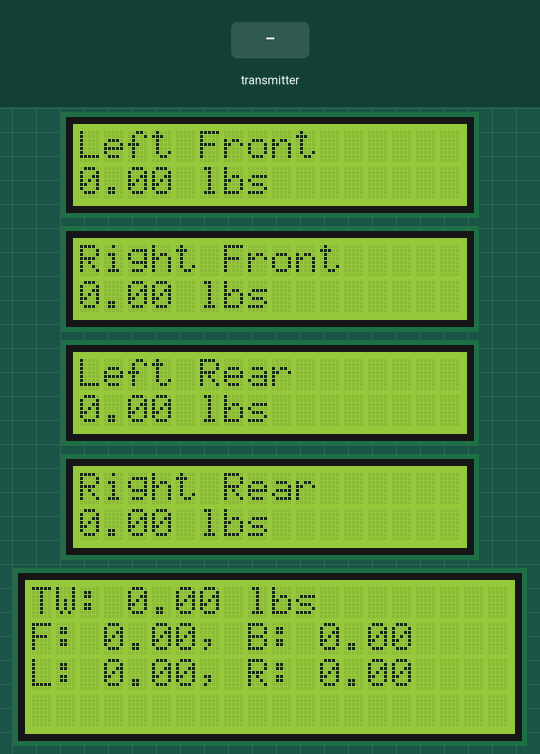
A sketch run on a simulated Arduino Uno, built with avr-gcc and run on an emulated ATmega328P. Shown: 4 × 16×2 character LCD, 20×4 character LCD. Inputs (shaded band) come from the test bench. No radio packets arrive unless stated; what the sketch prints to the serial monitor is not drawn.

Above: at 2.5 s.
2.6 s: the transmitter starts sending receivedValue = 100
At 4.4 s:
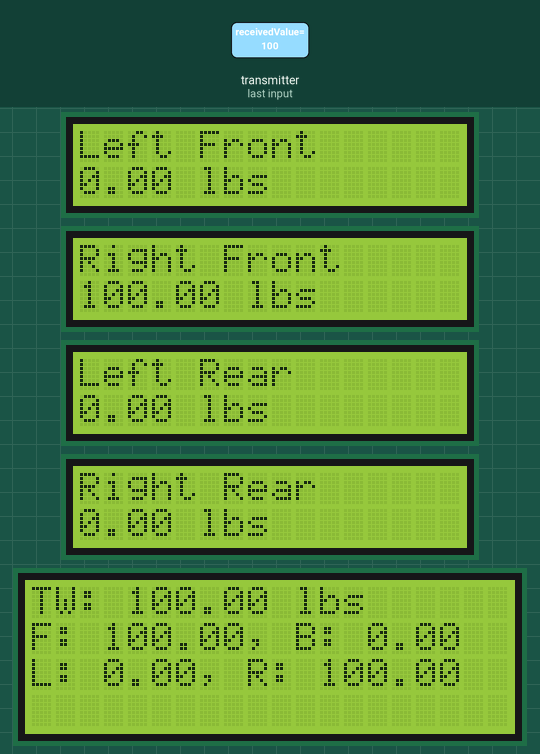
5.9 s: the transmitter starts sending receivedValue = 25
At 7.1 s:
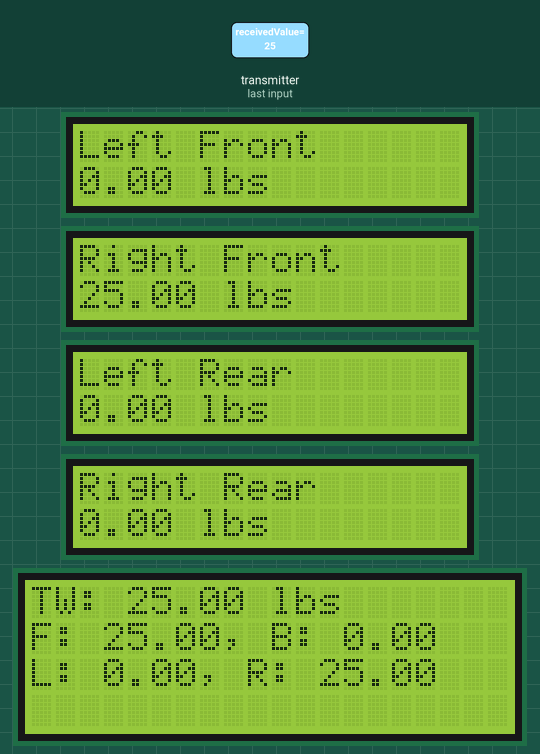
Timing chart, 0 to 8.9 s (numbered marks = the images above; inputs shaded):
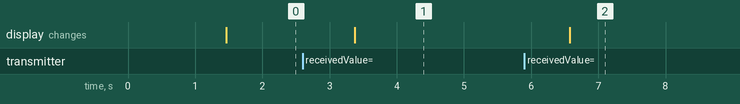

Measured:
- after the input at 2.6 s, the display: changes after 0.77 s (image 1)
- after the input at 5.9 s, the display: changes after 0.68 s (image 2)

The sketch:

main.ino
```cpp
/**
 * @file main.ino
 * @author Jeremiah Nairn
 * @ingroup main/include
 *
 * @brief This program is designed to be used with an Arduino Uno R3, and takes
 * information from 4 cornerweights, and outputs said information on 5 LCD displays.
 */


//neccesary non-project header includes
#include <Arduino.h>
#include <Wire.h>
#include <LiquidCrystal_I2C.h> //display library
#include <SPI.h>
#include <RF24.h> //radio library

//include headers
#include "src/display.h"
#include "src/reciever.h"

//declare the radio
RF24 radio(9, 10); //entered as CE pin, CSN pin

const uint64_t base = 0x4E4F444500; // "NODE\0"

//declare the addresses for the pipes
const uint64_t address1 = base | 0x01;
const uint64_t address2 = base | 0x02;
const uint64_t address3 = base | 0x03;
const uint64_t address4 = base | 0x04;

//declare weight variables
double weightLF = 0.0;
double weightRF = 0.0;
double weightLR = 0.0;
double weightRR = 0.0;

//declare the pipes
const int pipe0 = 0;
const int pipe1 = 1;
const int pipe2 = 2;
const int pipe3 = 3;

//declare the small lcd objects
smallDisplay displayLF(0x26,"Left Front",&weightLF, "lbs");
smallDisplay displayRF(0x23,"Right Front",&weightRF, "lbs");
smallDisplay displayLR(0x25,"Left Rear", &weightLR, "lbs");
smallDisplay displayRR(0x22,"Right Rear", &weightRR, "lbs");

//initialize the master display manually
LiquidCrystal_I2C masterDisplay(0x27, 20, 4);


//declare the reciever objects
reciever recieverLF(radio, pipe0, address1, weightLF, displayLF);
reciever recieverRF(radio, pipe1, address2, weightRF, displayRF);
reciever recieverLR(radio, pipe2, address3, weightLR, displayLR);
reciever recieverRR(radio, pipe3, address4, weightRR, displayRR);

//arduino setup
void setup() {
    //wait 1 second
    delay(1000);
    //set the serial and declare the scanner active
    Serial.begin(9600);
    Serial.println("Beginning setup");
    //making sure the CSN pin is configured correctly
    pinMode(10, OUTPUT);
    digitalWrite(10, HIGH);
    //setup the radio
    radio.begin();
    //check if the radio is connected
    if (!radio.isChipConnected()) {
        Serial.println("NRF24 NOT DETECTED");
        while (1);
    }
    //configure the radio
    radio.setChannel(76);
    radio.setAutoAck(true);
    radio.setRetries(5, 15); // delay, count
    radio.enableDynamicPayloads(); //allow dynamic payloads
    radio.setPALevel(RF24_PA_LOW);
    radio.setDataRate(RF24_250KBPS);
    radio.startListening();
    Serial.println("Radio Setup");

    //declare the wire for i2c
    Wire.begin();
    //initialize recievers and displays
    recieverLF.initialize();
    recieverRF.initialize();
    recieverLR.initialize();
    recieverRR.initialize();
    //initialize the master display
    masterDisplay.init();
    masterDisplay.backlight();
    Serial.println("Recievers and Displays Initialized");
}


void loop() {
    //looptick
    Serial.println("---| loopTick |---");
    //get the pipenumber and find the recieved value
    uint8_t pipeNum;
    float receivedValue = 0;
    // read all pending packets
    while (radio.available(&pipeNum)) {
        radio.read(&receivedValue, sizeof(receivedValue));
        //run through a switch statement to look for the packets
        switch (pipeNum) {
            case pipe0: weightLF = receivedValue; break;
            case pipe1: weightRF = receivedValue; break;
            case pipe2: weightLR = receivedValue; break;
            case pipe3: weightRR = receivedValue; break;
        }
    }
    // update all displays
    displayLF.updateDisplay();
    displayRF.updateDisplay();
    displayLR.updateDisplay();
    displayRR.updateDisplay();


    // update master display
    masterDisplay.clear();
    masterDisplay.setCursor(0, 0);
    masterDisplay.print("TW: ");
    masterDisplay.print(weightLF + weightRF + weightLR + weightRR);
    masterDisplay.print(" lbs");

    double totalFront = weightLF + weightRF;
    double totalBack = weightLR + weightRR;
    masterDisplay.setCursor(0, 1);
    masterDisplay.print("F: ");
    masterDisplay.print(totalFront, 2);
    masterDisplay.print(", B: ");
    masterDisplay.print(totalBack, 2);

    double totalLeft = weightLF + weightLR;
    double totalRight = weightRF + weightRR;
    masterDisplay.setCursor(0, 2);
    masterDisplay.print("L: ");
    masterDisplay.print(totalLeft, 2);
    masterDisplay.print(", R: ");
    masterDisplay.print(totalRight, 2);

    delay(500);
}
```

display.cpp
```cpp
/**
 * @file display.cpp
 * @author Jeremiah Nairn
 * @ingroup main/src
 *
 * @brief Implementation file for display.hpp, go there if you are looking for
 * information regarding the functionality of the code here
 */

//main header file
#include "display.h"
//header for the actual LCD stuff
#include <LiquidCrystal_I2C.h>

//LED frame stuff

//constructor
ledFrame::ledFrame(uint8_t lcdAddress) : lcdAddress(lcdAddress), lcdObject(lcdAddress, 16, 2) {}
//function to initialize the LCD
void ledFrame::initializeDisplay() {
    //initialize the object here instead of in main
    lcdObject.init();
    lcdObject.backlight();
}

//small display stuff

//constructor
smallDisplay::smallDisplay(uint8_t lcdAddress, const char* name, double* value, const char* unit) :
                            ledFrame(lcdAddress), name(name), value(value), unit(unit) {}
//function to update the display
void smallDisplay::updateDisplay(bool message, const char* customMessage) {
    lcdObject.clear();
    lcdObject.setCursor(0, 0);
    lcdObject.print(name);
    lcdObject.setCursor(0, 1);
    if (message) {
        lcdObject.print(customMessage);
    } else {
        lcdObject.print(*value);
        lcdObject.print(" ");
        lcdObject.print(unit);
    }
}

//master display stuff

//constructor (commented out because i cant be assed to finish this rn)
//masterDisplay::masterDisplay(uint8_t lcdAddress) : ledFrame(lcdAddress), lcdObject(lcdAddress, 20, 4) {}
```

display.h
```cpp
#ifndef DISPLAY_H
#define DISPLAY_H

/**
 * @file display.h
 * @author Jeremiah Nairn
 * @ingroup main/src
 *
 * @brief Contains headers that are used to simplify the use of the LCD displays.
 * Takes pointer information and constantly updates the displays when prompted.
 */

//header for the LCD stuff and others
#include <LiquidCrystal_I2C.h>

/**
 * @class ledFrame
 * @brief Small superclass that contains variables and maybe
 * functions (if we really need that) that are the same between
 * both classes
 */

class ledFrame {
protected:
    uint8_t lcdAddress;
    LiquidCrystal_I2C lcdObject;

    ledFrame(uint8_t address);

public:
    //function to initialize the display
    void initializeDisplay();
};


/**
 * @class smallDisplay
 * @brief Class that handles all of the main logic regarding the
 * smaller displays. There are four total, so the goal here is to make it simpler
 * to operate the displays from a class rather than the main program.
 */
class smallDisplay : public ledFrame {
private:
    //private pointers that store the name and value of the display
    const char* name;
    double* value;
    const char* unit;
public:
    //function to update the display (should be put in the loop)
    void updateDisplay(bool message = false, const char* customMessage = "");
    //constructor
    smallDisplay(uint8_t lcdAddress, const char* name, double* value, const char* unit = " ");
};

/**
 * @class masterDisplay
 * @brief Class that handles the logic for the master display the goal here is to pass all
 * the logic as pointers in here, and the class handles the work instead of the main function
 * (to make the main function look simpler, obviously)
 */
class masterDisplay : public ledFrame {
public:
    //constructor
    masterDisplay(uint8_t lcdAddress, const char* name);
};

#endif
```

reciever.cpp
```cpp
/**
 * @file reciever.cpp
 * @author Jeremiah Nairn
 * @ingroup main/src
 *
 * @brief Implementation file for reciever.h, go there if you are looking for
 * information regarding the functionality of the code here
 */

//include the main header file
#include "reciever.h"

reciever::reciever(RF24& radio, int pipe, uint64_t address, double& value, smallDisplay& display)
    : radio(radio), pipe(pipe), address(address), value(value), display(display) {}

//function to initialize the pipe and display
void reciever::initialize() {
    radio.openReadingPipe(pipe, address);
    display.initializeDisplay();
}

//function to update the reciever (should be in the loop)
void reciever::update() {
    //read the value
    float receivedValue = 0;
    radio.read(&receivedValue, sizeof(receivedValue));
    //update the value and display
    value = receivedValue;
    display.updateDisplay();
}

double reciever::getValue() const {return value;}
```

reciever.h
```cpp
#ifndef RECIEVER_H
#define RECIEVER_H

/**
 * @file reciever.h
 * @author Jeremiah Nairn
 * @ingroup main/src
 *
 * @brief Contains an object for handling the recieving of data from the
 * RF24L01+ module, and its 4 associated pipes.
 */

//include necessary libraries
#include <Arduino.h>
#include "display.h"
#include <RF24.h>

//declare the object
class reciever {
    private:
        RF24& radio; //reference to the RF24 object
        int pipe;
        uint64_t address;
        double& value;
        smallDisplay& display;

    public:
        //constructor
        reciever(RF24& radio, int pipe,uint64_t address, double& value, smallDisplay& display);

        //function to initialize the pipe and display
        void initialize();

        //function to update the reciever (should be in the loop)
        void update();

        //function to get the value of the reciever
        double getValue() const;
};

#endif
```
